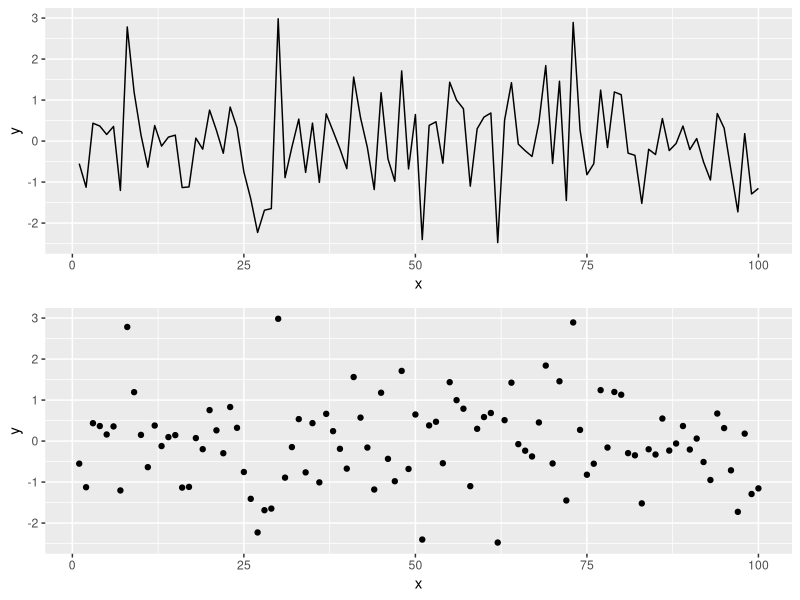

The R script that drew this image:
## ---- chunk 1
knitr::opts_chunk$set(echo = TRUE, fig.width = 8, fig.height = 8, fig.alig = "center", message = FALSE)
## ---- chunk 2
library(tidyverse)
library(gridExtra)
## ---- chunk 3
# Simulating data according to a normal distribution
x <- seq(1:100)
y <- rnorm(100) # Generating data form a normal distribution with mean 0 and variance 1
data <- data.frame(x = x, y = y ) # Creating a data frame
p1 = ggplot(data, aes(x= x, y = y)) +
geom_line()
p2 = ggplot(data, aes(x= x, y = y)) +
geom_point()
grid.arrange(p1, p2)

